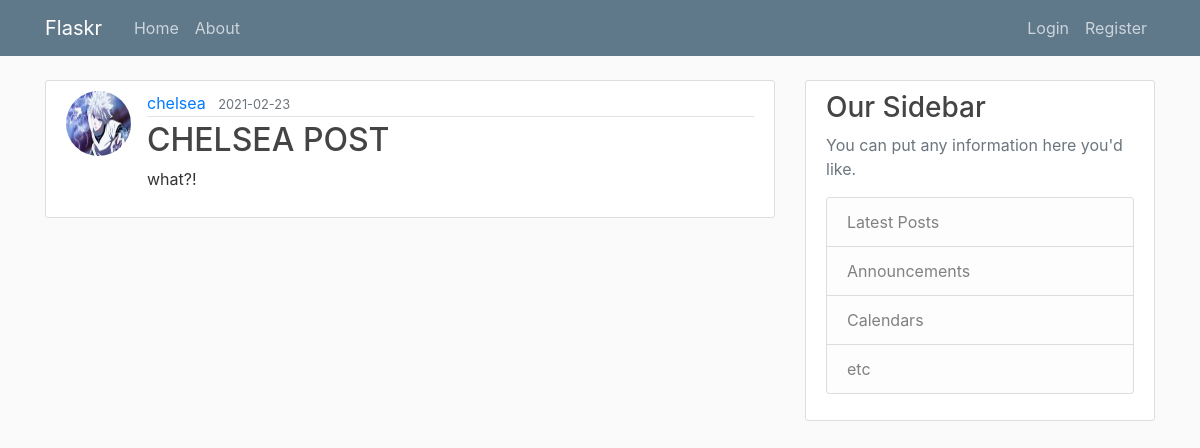
The page /post/2 on the database as committed earlier.
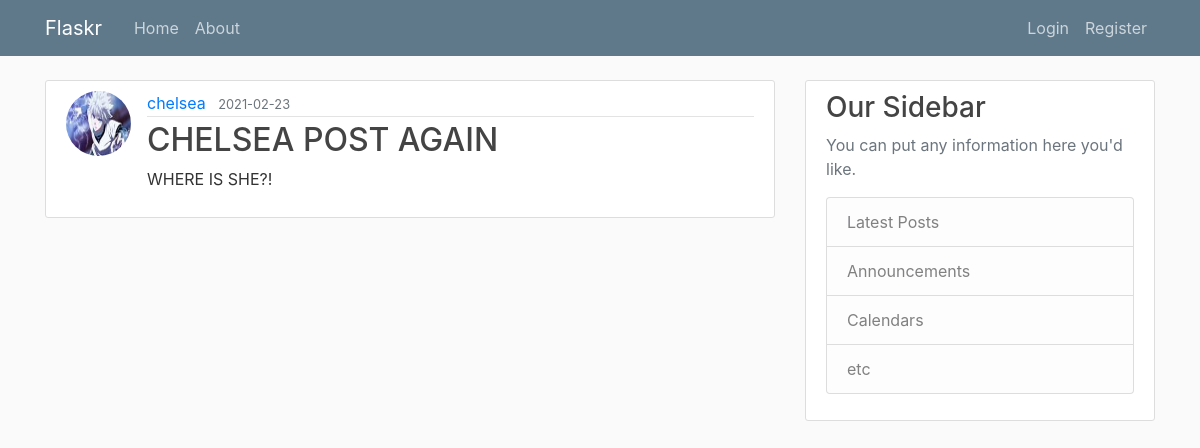
The same page on the database as committed later.
### flaskr/models.py (models this page shows, shortened)
class Post(db.Model):
    id = db.Column(db.Integer, primary_key=True)
    title = db.Column(db.String(100), nullable=False)
    date_posted = db.Column(db.DateTime, nullable=False, default=datetime.utcnow)
    content = db.Column(db.Text, nullable=False)
    user_id = db.Column(db.Integer, db.ForeignKey('user.id'), nullable=False)

### flaskr/routes.py (the view)
@app.route('/post/<int:post_id>')
def post(post_id):
    post = Post.query.get_or_404(post_id)
    return render_template('post.html', title=post.title, post=post)

### flaskr/templates/post.html
{% extends 'layout.html' %}
{% block content %}
    <article class="media content-section">
        <img class="rounded-circle article-img" src="{{ url_for('static', filename='profile_pics/' + post.author.image_file )}}" >
        <div class="media-body">
            <div class="article-metadata">
                <a class="mr-2" href="#">{{ post.author.username }}</a>
                <small class="text-muted">{{ post.date_posted.strftime('%Y-%m-%d') }}</small>
            </div>
            <h2 class="article-title">{{ post.title }}</h2>
            <p class="article-content">{{ post.content }}</p>
        </div>
    </article>
{% endblock content %}

Rows that differ between the two databases and show on the page:
changed Post: title "CHELSEA POST" → "CHELSEA POST AGAIN"; content "what?!" → "WHERE IS SHE?!"
